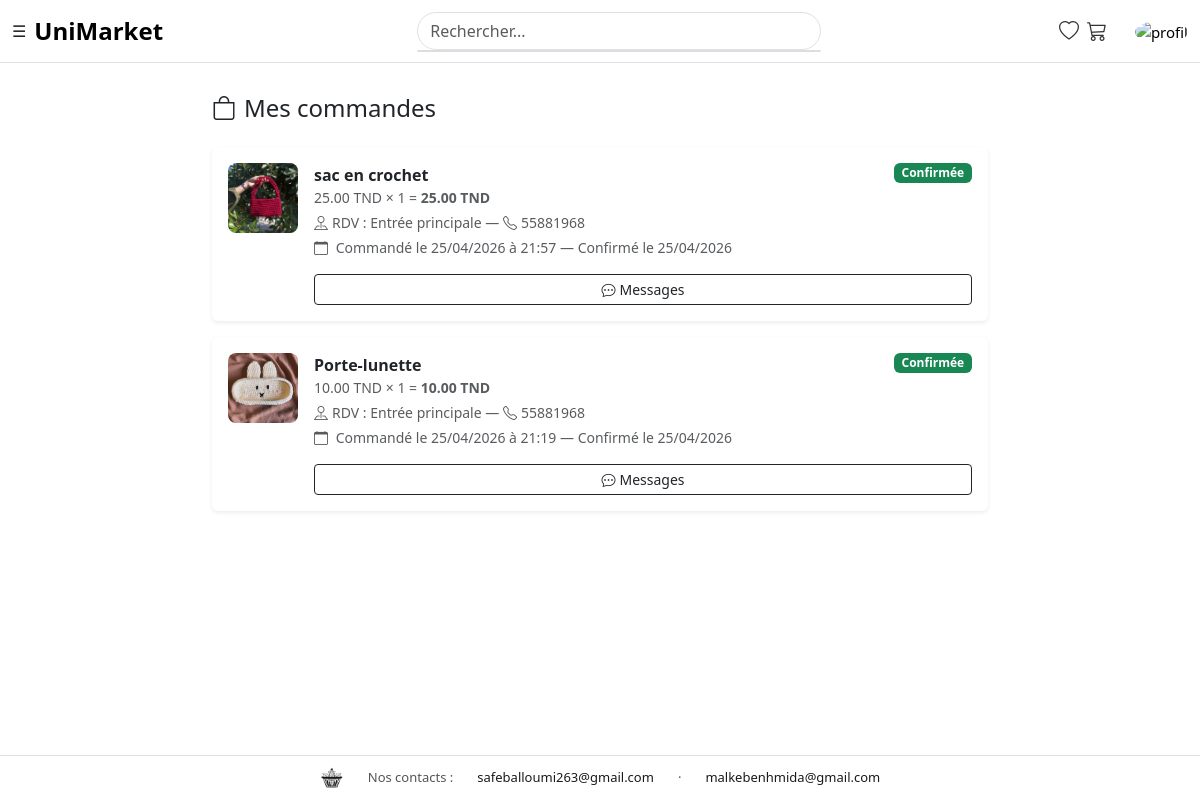
Page /controller/user/mes_commandes.php (signed in) on the committed database.
### tables this page shows
CREATE TABLE `commande` (
  `id` int NOT NULL,
  `id_client` int NOT NULL,
  `id_produit` int NOT NULL,
  `quantite` int NOT NULL DEFAULT '1',
  `prix_unitaire` decimal(10,2) DEFAULT NULL,
  `adresse_livraison` varchar(255) DEFAULT NULL,
  `telephone` varchar(20) DEFAULT NULL,
  `description` text,
  `statut` enum('en_attente','confirmee','annulee') DEFAULT 'en_attente',
  `date_commande` datetime DEFAULT CURRENT_TIMESTAMP,
  `date_confirmation` datetime DEFAULT NULL
);

CREATE TABLE `produit` (
  `id` int NOT NULL,
  `libelle` varchar(255) NOT NULL,
  `prix` decimal(10,2) NOT NULL,
  `quantite` int NOT NULL DEFAULT '0',
  `image` varchar(255) DEFAULT NULL,
  `description` text,
  `promo` tinyint(1) DEFAULT '0',
  `prix_promo` decimal(10,2) DEFAULT NULL,
  `id_proprietaire` int NOT NULL,
  `id_categorie` int DEFAULT NULL,
  `handmade` tinyint(1) DEFAULT '0',
  `nb_likes` int DEFAULT '0'
);

### controller/user/mes_commandes.php (called while the page is built, shortened)
<?php
$conn = new Connexion();
$pdo = $conn->getConnexion();
$client_id = $_SESSION['user_id'];
$stmt = $pdo->prepare("
    SELECT c.*, p.libelle, p.prix, p.image
    FROM commande c
    JOIN produit p ON c.id_produit = p.id
    WHERE c.id_client = :id_client
    ORDER BY c.date_commande DESC
");
$stmt->execute([
    'id_client' => $client_id
]);
$commandes = $stmt->fetchAll(PDO::FETCH_ASSOC);
require_once __DIR__ . '/../../view/mes_commandes.php';

### view/mes_commandes.php (the view, shortened to what this page needs)
<!DOCTYPE html>
<html lang="fr">
<head>
    <link href="https://cdn.jsdelivr.net/npm/bootstrap@5.3.0/dist/css/bootstrap.min.css" rel="stylesheet">
    <link href="https://cdn.jsdelivr.net/npm/bootstrap-icons@1.11.0/font/bootstrap-icons.css" rel="stylesheet">
</head>
<body>
<?php include __DIR__ . '/navbar.php'; ?>
<div class="container py-4" style="max-width:800px;">
    <h4 class="mb-4"><i class="bi bi-bag me-2"></i>Mes commandes</h4>
    <?php if (empty($commandes)): ?>
        <div class="text-center py-5">
            <i class="bi bi-bag-x fs-1 text-muted d-block mb-3"></i>
            <p class="text-muted">Vous n'avez pas encore passé de commande.</p>
            <a href="/controller/home.php" class="btn btn-dark btn-sm">Découvrir les produits</a>
        </div>
    <?php else: ?>
        <div class="d-flex flex-column gap-3">
        <?php foreach ($commandes as $cmd):
            $prix_u = !empty($cmd['prix_unitaire']) ? $cmd['prix_unitaire'] : $cmd['prix'];
            $total  = $prix_u * $cmd['quantite'];
            $statut_labels = ['en_attente' => 'En attente', 'confirmee' => 'Confirmée', 'annulee' => 'Annulée'];
            $statut_colors = ['en_attente' => 'warning', 'confirmee' => 'success', 'annulee' => 'danger'];
            $statut = $cmd['statut'];
        ?>
        <div class="card border-0 shadow-sm">
            <div class="card-body">
                <div class="d-flex gap-3 align-items-start">
                    <img src="/<?= htmlspecialchars($cmd['image']) ?>" class="order-img">
                    <div class="flex-grow-1">
                        <div class="d-flex justify-content-between align-items-start">
                            <div>
                                <div class="fw-semibold"><?= htmlspecialchars($cmd['libelle']) ?></div>
                                <div class="text-muted small">
                                    <?= $prix_u ?> TND × <?= $cmd['quantite'] ?> =
                                    <strong><?= number_format($total, 2) ?> TND</strong>
                                </div>
                            </div>
                            <span class="badge bg-<?= $statut_colors[$statut] ?? 'secondary' ?>">
                                <?= $statut_labels[$statut] ?? $statut ?>
                            </span>
                        </div>
                        <?php if (!empty($cmd['adresse_livraison'])): ?>
                        <div class="text-muted small mt-1">
                            <i class="bi bi-pin-map me-1"></i>RDV : <?= htmlspecialchars($cmd['adresse_livraison']) ?>
                            <?php if (!empty($cmd['telephone'])): ?>
                             — <i class="bi bi-telephone me-1"></i><?= htmlspecialchars($cmd['telephone']) ?>
                            <?php endif; ?>
                        </div>
                        <?php endif; ?>
                        <div class="text-muted small mt-1">
                            <i class="bi bi-calendar me-1"></i>
                            Commandé le <?= date('d/m/Y à H:i', strtotime($cmd['date_commande'])) ?>
                            <?php if (!empty($cmd['date_confirmation'])): ?>
                             — Confirmé le <?= date('d/m/Y', strtotime($cmd['date_confirmation'])) ?>
                            <?php endif; ?>
                        </div>
                        <?php include __DIR__ . '/partials/chat_commande.php'; ?>
                    </div>
                </div>
            </div>
        </div>
        <?php endforeach; ?>
        </div>
    <?php endif; ?>
</div>
</body>
</html>

### view/partials/chat_commande.php (shortened to what this page needs)
<?php $cmd_id = $cmd['id']; ?>
<div class="mt-3">
    <button class="btn btn-sm btn-outline-dark w-100" id="btn-chat-<?= $cmd_id ?>"
            type="button"
            data-bs-toggle="collapse"
            data-bs-target="#chat-<?= $cmd_id ?>"
            onclick="chargerMessages(<?= $cmd_id ?>)">
        <i class="bi bi-chat-dots me-1"></i>Messages
    </button>
</div>

### view/mes_commandes.php (style rules this page uses)
body { background:#f8f9fa; padding-top: 80px; }
.order-img { width:70px; height:70px; object-fit:cover; border-radius:8px; }

### view/navbar.php (style rules this page uses)
body { padding-top: 70px; }

### view/partials/footer.php (style rules this page uses)
body { padding-bottom: 50px; }

### rows in the picture
commande: id_produit.image (picture), id_produit.libelle "sac en crochet", prix_unitaire "25.00", quantite "1", statut "Confirmée", adresse_livraison "Entrée principale", telephone "55881968", date_commande "25/04/2026 à 21:57", date_confirmation "25/04/2026"
commande: id_produit.image (picture), id_produit.libelle "Porte-lunette", prix_unitaire "10.00", quantite "1", statut "Confirmée", adresse_livraison "Entrée principale", telephone "55881968", date_commande "25/04/2026 à 21:19", date_confirmation "25/04/2026"
